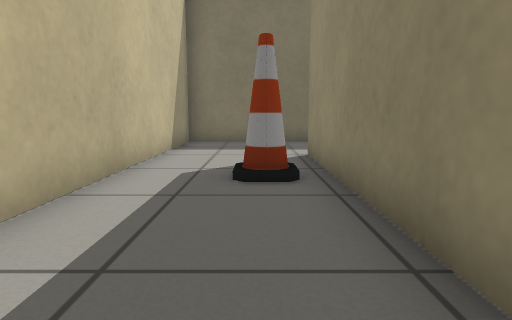
[1] (above)

12 first-person views from a walk through a Gazebo world. The camera is 0.5 m above the floor, tilts 8° down and sees 75° across. The floor is counted in squares, 0.5 m on a side. Each view is taken from the middle of a square. On the plan, view 1 faces up. The plan holds only what a view shows up to about 12 squares ahead; the rest is blank. Robots are left out.

[2]
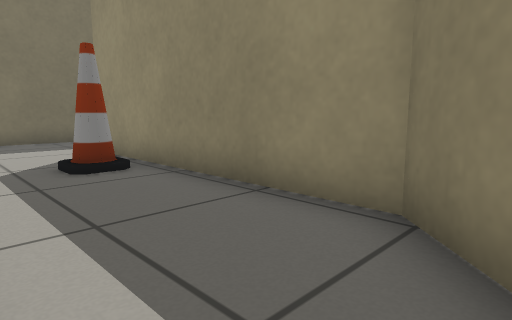

[3]
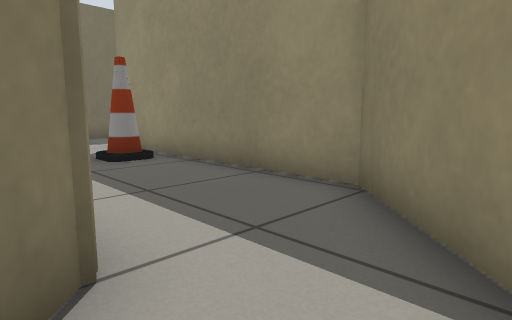

[4]
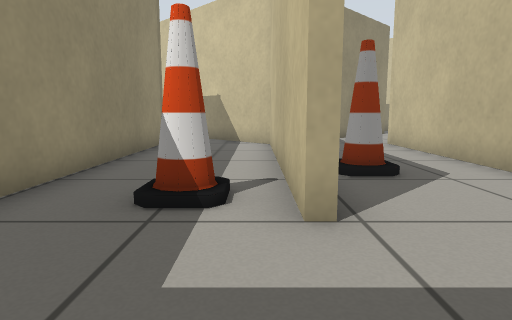

[5]
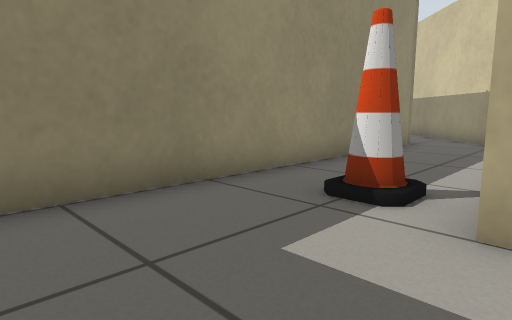

[6]
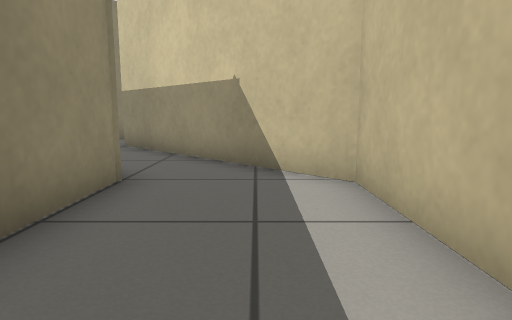

[7]
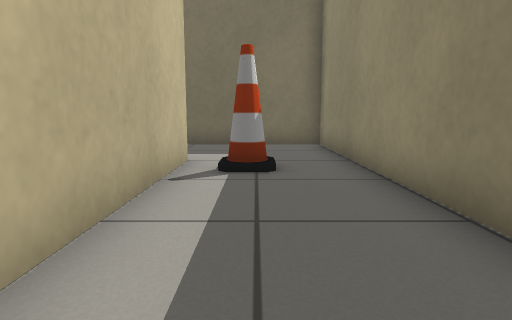

[8]
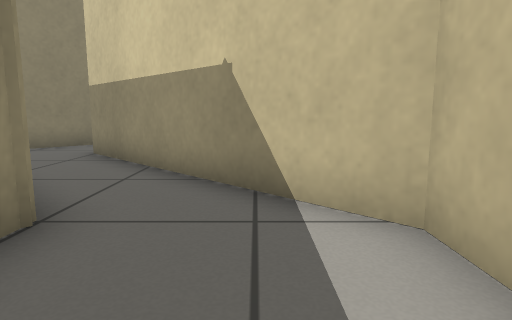

[9]
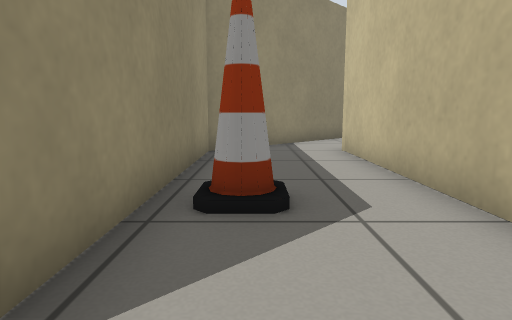

[10]
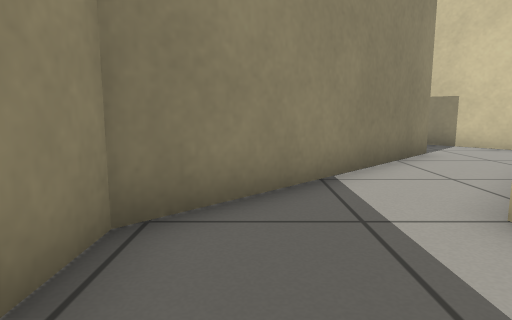

[11]
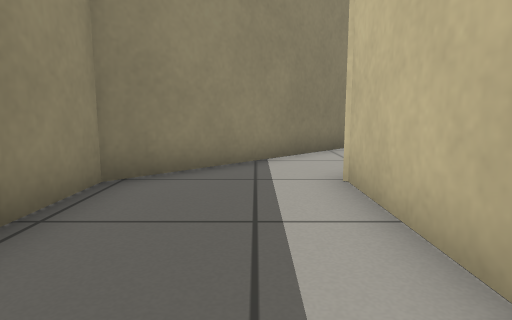

[12]
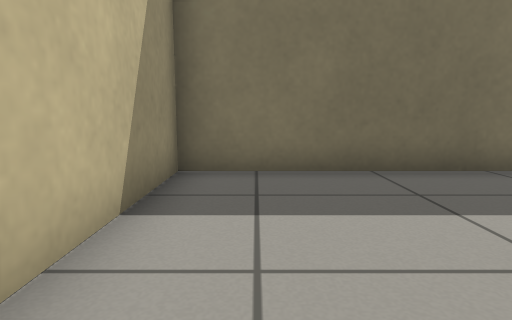

### Floor plan
Points are (right, up) in squares from view 1. A wall is a line through its corners. A room is listed if a view was taken in it or the views show most of it. See-through windows are left out.
Room 1 (views 1, 2, 3, 4, 5, 9, 10, 11, 12)
walls: (1.3, 0.2) (1.3, 8); (2.5, 11.7) (-2.4, 11.7) (-2.4, 0.1); (-2.1, -3.1) (1.4, 0.4)
low walls: (1.3, 8) (1.6, 8); (-2.4, 0.1) (-2.9, -0.5)
ways out: opening at (1.5, 10) to room 2; opening at (-3, -3)
objects: cone (0, 5) to (0, 6)
Room 2 (views 6, 7, 8)
walls: (5, -0.1) (5, 11.7) (2.5, 11.7); (1.6, 8) (1.6, 0.2) (7.1, -5.3)
ways out: opening at (1.5, 10) to room 1; opening at (8, -4)
objects: cone (3, 7)

Where each view was taken, in squares from view 1:
view 1: 0 up, 0 right, facing up
view 2: 1 down, 2 left, facing up-right
view 3: 2 down, 3 left, facing up-right
view 4: 11 up, 2 right, facing down
view 5: 11 up, 1 right, facing down-right
view 6: 5 up, 3 right, facing down
view 7: 1 up, 3 right, facing up
view 8: 3 up, 3 right, facing down
view 9: 9 up, 0 right, facing down
view 10: 3 up, 0 right, facing down
view 11: 5 up, 1 left, facing down
view 12: 6 up, 1 left, facing up
